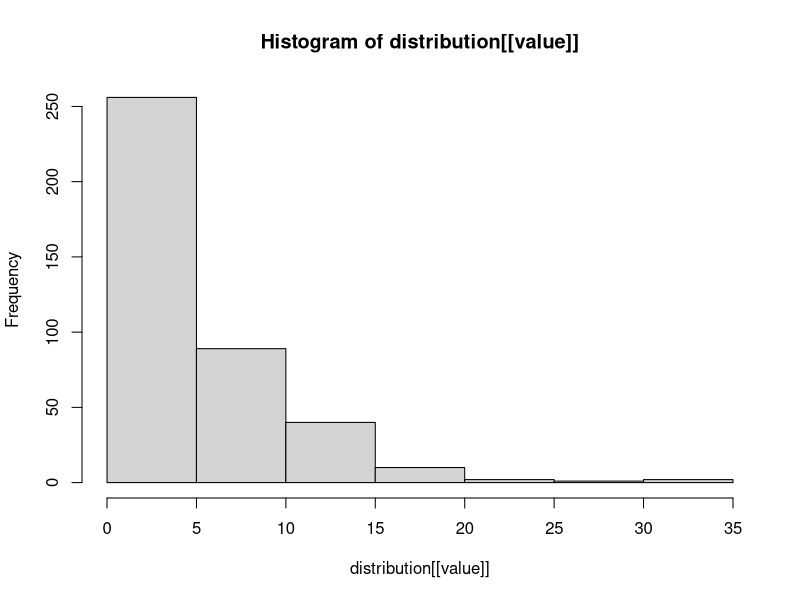
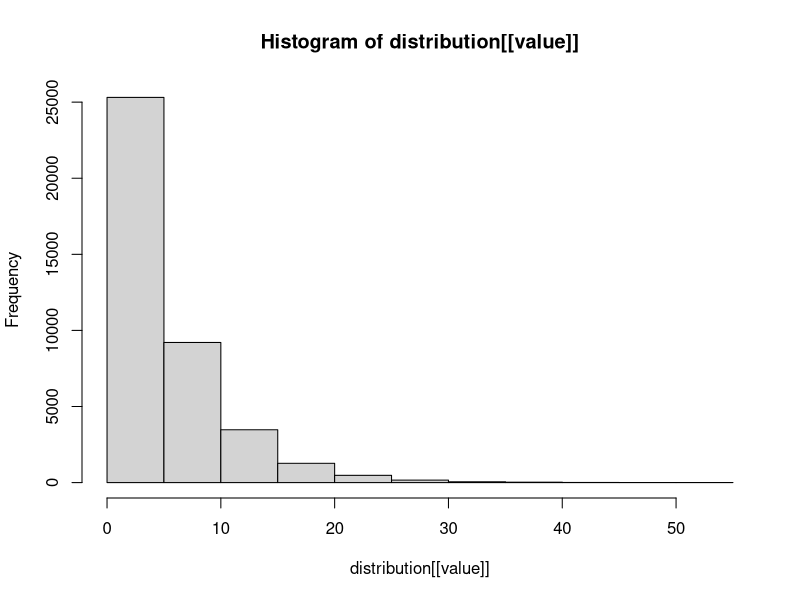
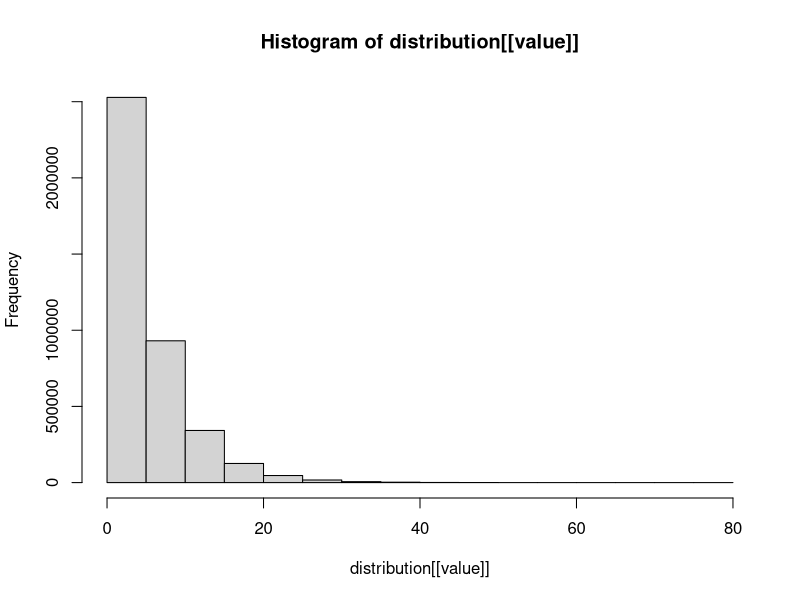
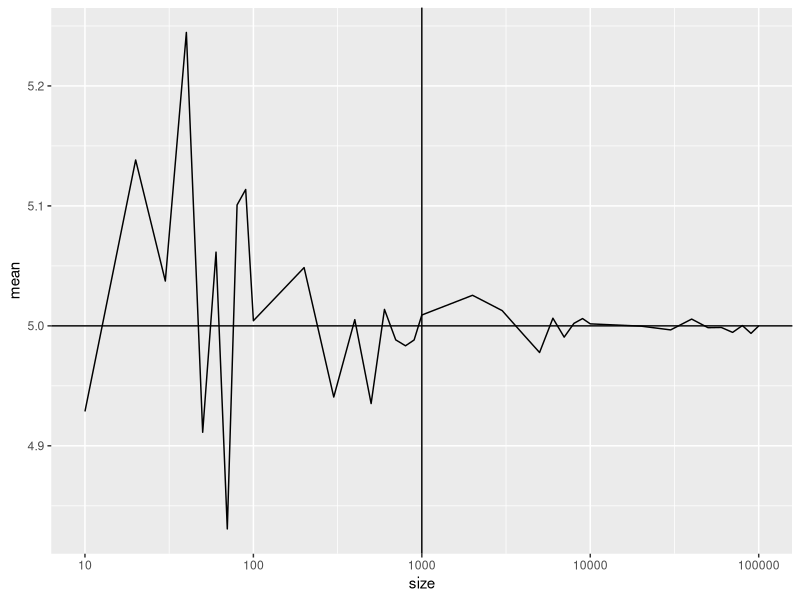

Write the R code that produced these figures, in order.
## ---- chunk 1
knitr::opts_chunk$set(echo = TRUE)
options(scipen = 999)
## ---- chunk 2
EXAMPLE = FALSE

library(ggplot2)
## ---- chunk 3
# In this project you will investigate the exponential distribution in R and 
# compare it with the Central Limit Theorem.
# mean and std of the distribution is 1/lambda

# Requirements
# 1. Show sample mean and compare to theoretical mean
# 2. Show how variable the sample is (via variance) and compare it to the 
#    theoretical variance of the distribution.
# 3. Show that the distribution is approximately normal.
#    1. focus on the difference between the distribution of a large collection 
#       of random exponentials and the distribution of a large collection of 
#       averages of 40 exponentials.

# You will investigate the distribution of averages of 40 exponentials. 
# Note that you will need to do a thousand simulations.

if (!EXAMPLE)
{
  distribution <- list()
  nSamples     <- 40                   # required
  sampleSet    <- c(10, 20, 30, 40, 50, 60, 70, 80, 90, 
                    100, 200, 300, 400, 500, 600, 700, 800, 900,
                    1000, 2000, 3000, 4000, 5000, 6000, 7000, 8000, 9000,
                    10000, 20000, 30000, 40000, 50000, 60000, 70000, 80000,
                    90000, 100000)     # required
  meanSet      <- c(1, 19, 37)
  graphSet     <- c(10, 100, 1000, 10000, 100000)     # required
  lambda       <- 0.2                  # required
  i = 1

  for (sample in sampleSet) {
    # create a matrix of sample columns and nSamples rows and fill with random exponential
    distribution[[i]] <- matrix(rexp(sample*nSamples, lambda), nrow = nSamples, ncol = sample)
    i = i + 1
  }
  
  
  
  
  # columnMeans <- colMeans(distribution[[1]])      # from distribution
  # meanValue   <- mean(columnMeans)
  # sampleMeans <- append(sampleMeans, meanValue) # mean of column means
  # distribution <- append(distribution, expDist)
  # print(distribution[,1])
  # print(length(distribution))
  # print(distribution[[i]])

  
  for (value in meanSet) {
    hist(distribution[[value]])
  }
  
  sampleMeans  <- data.frame();  sampleDev    <- data.frame()
  for (i in 1:length(sampleSet)) {
    # sampleMeans <- rbind(sampleMeans, list(sampleSet[i], mean(colMeans(distribution[[i]]))))
    # sampleDev   <- rbind(sampleDev, list(sampleSet[i], sd(colMeans(distribution[[i]]))))
    columnMeans <- colMeans(distribution[[i]])
    print("std dev")
    if (i == 4) 
      print(dim(distribution[[i]]))
    sampleMeans <- rbind(sampleMeans, list(sampleSet[i], mean(columnMeans)))
    sampleDev   <- rbind(sampleDev, list(sampleSet[i], sd(columnMeans)))
  }

  # hist(distribution[[37]])
} ## if guard

## ---- chunk 4

if (!EXAMPLE) {
  # names(sampleMeans)[1] <- "size"
  # names(sampleMeans)[2] <- "mean"

  names(sampleMeans) <- c("size", "mean")
  ggplot(sampleMeans, aes(x=size, y=mean)) + geom_line() +
    geom_hline(yintercept = 5.0) +
    geom_vline(xintercept = 1000) +
    scale_x_log10(breaks = graphSet, limits=c(10, 100000) )
}

# if (!EXAMPLE) {
#   # names(sampleDev)[1] <- "size"
#   # names(sampleDev)[2] <- "mean"
#   names(sampleDev) <- c("size", "st_dev")
#   ggplot(sampleDev, aes(x=size, y=st_dev)) + geom_line() +
#     geom_hline(yintercept = 0.20) +
#     geom_vline(xintercept = 1000) +
#     scale_x_log10(breaks = graphSet, limits=c(10, 100000) )
# }

## ---- chunk 5

if (EXAMPLE) {
#   hist(runif(1000)) 
# 
#   mns = NULL
#   for (i in 1 : 1000) 
#     mns = c(mns, mean(runif(40)))
#   hist(mns)
# 
#   nrows   <- 40     # required
#   ncols   <- 1000   # required
#   lambda  <- 0.2    # required
#   
#   expDist <- matrix(rexp(nrows*ncols, 1/ lambda), nrow=nrows, ncol=ncols)
#   
#   columnMeans <- colMeans(expDist)      # from expDist
#   sampleMeans <- mean(columnMeans)      # mean of column means
# 
#   print(paste0("Sample ", sampleMeans))
#   print("Column ")
#   print(columnMeans)

  experiments  <- c(100, 1000, 10000)  # required
  
  for (experiment in experiments)
  {
    print(paste0("experiment = ", experiment))
  }
}


